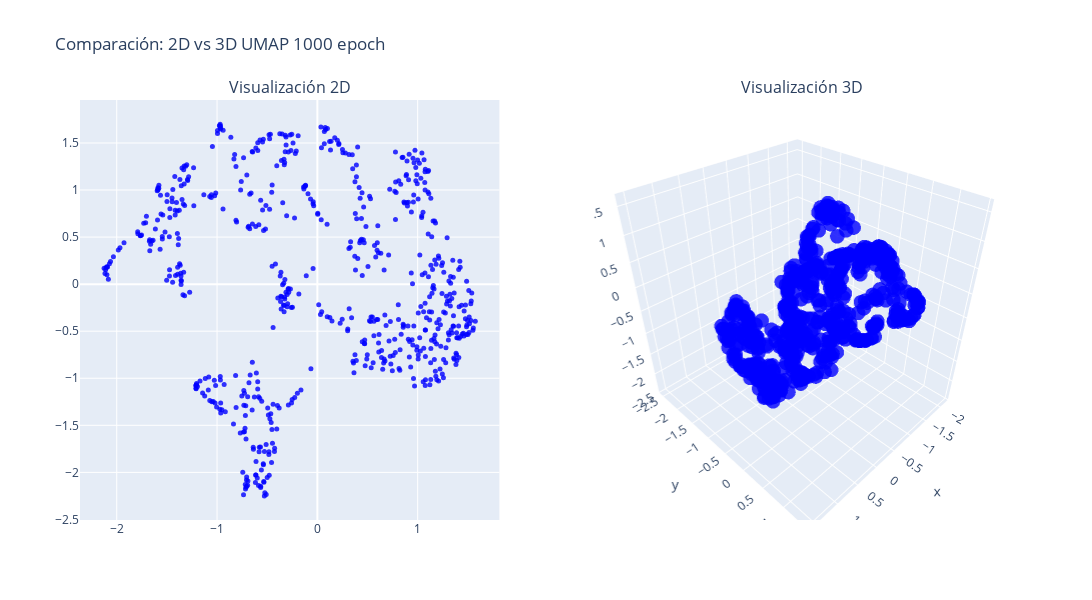

Write notebook code for a chart like this one.
### Code cell
# Crear subgráficos: 1 fila, 2 columnas
fig = make_subplots(
    rows=1, cols=2,
    specs=[[{'type': 'scatter'}, {'type': 'scatter3d'}]],
    subplot_titles=('Visualización 2D', 'Visualización 3D')
)

# Añadir el gráfico 2D (ignorando la tercera dimensión)
fig.add_trace(
    go.Scatter(
        x=all_weights_first_layer_mod["umap_2d_0"],
        y=all_weights_first_layer_mod["umap_2d_1"],
        mode='markers',
        marker=dict(size=5, opacity=0.8, color="blue"),
        showlegend = False  # Desactivar la leyenda para el segundo gráfico
    ),
    row=1, col=1
)

# Añadir el gráfico 3D
fig.add_trace(
    go.Scatter3d(
        x=all_weights_first_layer_mod["umap_3d_0"],
        y=all_weights_first_layer_mod["umap_3d_1"],
        z=all_weights_first_layer_mod["umap_3d_2"],
        mode='markers',
        marker=dict(size=5, opacity=0.8, color="blue"),
        showlegend = False  # Desactivar la leyenda para el segundo gráfico
    ),
    row=1, col=2
)

# Actualizar layout para ajustar el tamaño del gráfico
fig.update_layout(height=600, width=1200, title_text=f"Comparación: 2D vs 3D UMAP {num_epochs} epoch")
fig.update_xaxes(title_text="Componente 1", row=1, col=2)
fig.update_yaxes(title_text="Componente 2", row=1, col=2)

# Mostrando el gráfico
fig.show()

### Figure 1 — Plotly figure (JSON) as saved in the notebook; plotly's stock layout.template omitted (floating-point values rounded to 4 significant figures; data arrays with more than 128 entries replaced by an {"elided": "..."} marker saying what was removed)
{"data": [{"marker": {"color": "blue", "opacity": 0.8, "size": 5}, "mode": "markers", "showlegend": false, "type": "scatter", "x": {"elided": "640 float values"}, "xaxis": "x", "y": {"elided": "640 float values"}, "yaxis": "y"}, {"marker": {"color": "blue", "opacity": 0.8, "size": 5}, "mode": "markers", "scene": "scene", "showlegend": false, "type": "scatter3d", "x": {"elided": "640 float values"}, "y": {"elided": "640 float values"}, "z": {"elided": "640 float values"}}], "layout": {"annotations": [{"font": {"size": 16}, "showarrow": false, "text": "Visualización 2D", "x": 0.225, "xanchor": "center", "xref": "paper", "y": 1, "yanchor": "bottom", "yref": "paper"}, {"font": {"size": 16}, "showarrow": false, "text": "Visualización 3D", "x": 0.775, "xanchor": "center", "xref": "paper", "y": 1, "yanchor": "bottom", "yref": "paper"}], "height": 600, "scene": {"domain": {"x": [0.55, 1], "y": [0, 1]}}, "title": {"text": "Comparación: 2D vs 3D UMAP 1000 epoch"}, "width": 1200, "xaxis": {"anchor": "y", "domain": [0, 0.45]}, "yaxis": {"anchor": "x", "domain": [0, 1]}}}
